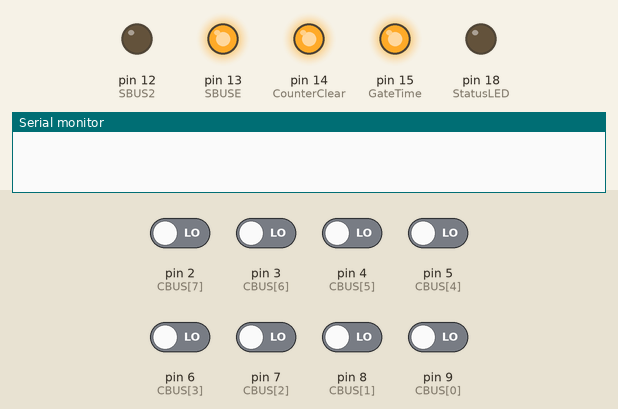
The sketch below on a simulated Arduino Uno, built with avr-gcc and run on an emulated ATmega328P. Shown: output pins drawn as LEDs (lit = HIGH), the last lines printed to the serial monitor. The test bench sets the inputs (shaded band); at power-on: pin 2 (CBUS[7]), pin 3 (CBUS[6]), pin 4 (CBUS[5]), pin 5 (CBUS[4]), pin 6 (CBUS[3]), pin 7 (CBUS[2]), pin 8 (CBUS[1]), pin 9 (CBUS[0]) LOW. Pins used as bus, display or sensor lines are not drawn.

Above: at 0.2 s.
At 10.2 s:
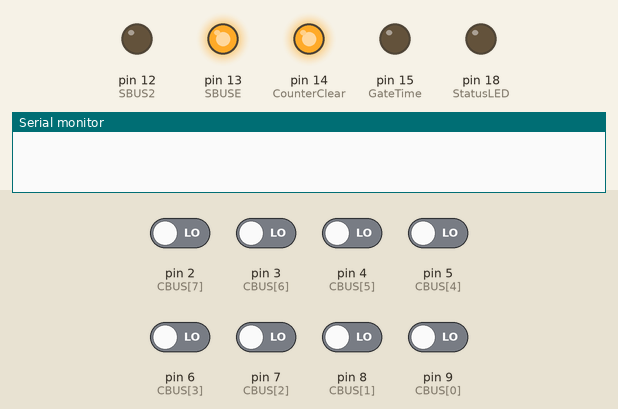
At 20.8 s:
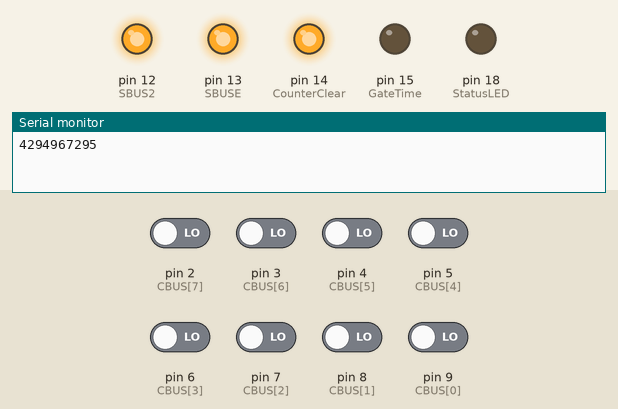
At 32.0 s:
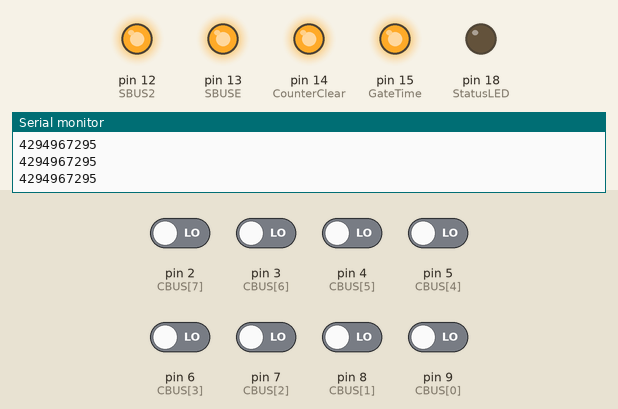
Timing chart, 0 to 33.5 s (numbered marks = the images above):
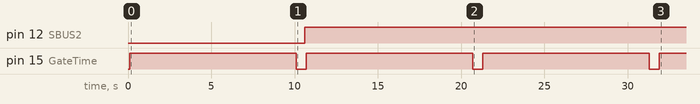

The sketch:

MSM501-Firmware.ino
```cpp
//MSM501-MainsReciprocalCounter Firmware version 1.0.8
//Build for hardware version 1.1.0

//Pin definitions
//Counter output connections starting at Y0.
const byte CBUS[8] = {9, 8, 7, 6, 5, 4, 3, 2};

const byte CounterClear = 14; //Pin connected to CCLR# on both counters.
const byte CounterRegClock = 16; //Pin connected to RCLK on both counters.
const byte GateTime = 15; //Pin used to open the main gate and pass the signal and reference to the counters

//The SBUS is used to select which counter, as well as what byte of said counter will be read.
//SBUS2 selects the counter to read. 0=SignalCounter; 1=ReferenceCounter
//SBUS0 and SBUS1 are used to select one of the four bytes stored in each counter.
//0=CounterA lower byte, 1=CounterA upper byte, 2=CounterB lower byte, 3=CounterB upper byte.
//Pulling SBUSE low puts the outputs of both counters in HiZ mode. Leaves the CBUS floating. Pull high to read.
const byte SBUS0 = 10;
const byte SBUS1 = 11;
const byte SBUS2 = 12;
const byte SBUSE = 13;

//Pin connected to the gateEnable signal out of the flipflop. Senses if main gate is open. Currently unused.
const byte ReadGateStatus = 17;

//LED to indicate whatever. Connected to the positive terminal of the status LED.
const byte StatusLED = 18;

//Pin connected to the conditioned input signal. Currently unused.
const byte ConditionedSignal = 19;

//Correction offset for 1MHz internal clock: +6.8e6 uHz
//This correction offset was measured for a particular device.
//If you dont want to measure your correction offset use zero.
//See the github for more info on correction:
//https://github.com/ndornseif/MSM501-Firmware
const unsigned long correctionOffset = 0; //in uHz

//The frequency of the reference clock in uHz.
const unsigned long long refClockFrequency = (1e6 * 1e6) + correctionOffset; //1 MHz * 1e6 uHz/Hz + correction factor

//Default time for a single measurment in ms.
const unsigned long defaultGateTime = 10000;

//Resets reference and signal counters.
void resetCounters(){
  digitalWrite(CounterClear,LOW);
  digitalWrite(CounterClear,HIGH);
}

//Latches the reference and signal counter states in their internal registers.
void latchCounters(){
  digitalWrite(CounterRegClock,HIGH);
  digitalWrite(CounterRegClock,LOW);
}

//Read in the value represented on the CBUS.
byte readCBUS(){
  byte returnvalue = 0;
  for(byte i = 0; i < 8; i++){
    bitWrite(returnvalue,i,digitalRead(CBUS[i]));
  }
  return returnvalue;
}

//Read counter in. counterIndex=0 -> Signal Counter; counterIndex=1 -> ReferenceCounter
unsigned long readCounter(bool counterIndex){
  unsigned long returnvalue = 0;
  //Set bit for SBUS enable high and byte counter to three (selecting upper byte of counter B).
  byte SBUSState = 0b1011;
  //Select the counter ro read from.
  bitWrite(SBUSState, 2, counterIndex);
  //Extract all four bytes of the counter one by one
  for(byte i = 0; i < 4;i++){
    setSBUS(SBUSState-i);
    returnvalue = returnvalue << 8;
    returnvalue += readCBUS();
  }
  return returnvalue;
}

//Sets the SBUS up for a read using the four least significant bits of index for SBUS0,SBUS1,SBUS2,SBUSE.
void setSBUS(byte index){
  digitalWrite(SBUS0, bitRead(index, 0));
  digitalWrite(SBUS1, bitRead(index, 1));
  digitalWrite(SBUS2, bitRead(index, 2));
  digitalWrite(SBUSE, bitRead(index, 3));
}

//Measures the mains frequency averaged over gateTime (in ms) returns value in uHz.
unsigned long performMeasurement(unsigned long gateTime){
  resetCounters();
  digitalWrite(GateTime,HIGH);
  delay(gateTime);
  digitalWrite(GateTime,LOW);
  delay(500);
  latchCounters();
  unsigned long signalCounterValue = readCounter(0);
  unsigned long referenceCounterValue = readCounter(1);
  //All frequency values are given in uHz.
  unsigned long measuredFrequency = (signalCounterValue * refClockFrequency) / referenceCounterValue;
  return measuredFrequency;
}
void setup() {
  Serial.begin(115200);

  for(byte i = 0; i < 8; i++){
      pinMode(CBUS[i], INPUT);
  }

  pinMode(ReadGateStatus,INPUT);
  pinMode(ConditionedSignal,INPUT);

  pinMode(StatusLED,OUTPUT);
  pinMode(CounterClear,OUTPUT);
  pinMode(CounterRegClock,OUTPUT);
  pinMode(GateTime,OUTPUT);

  pinMode(SBUS0,OUTPUT);
  pinMode(SBUS1,OUTPUT);
  pinMode(SBUS2,OUTPUT);
  pinMode(SBUSE,OUTPUT);

  digitalWrite(SBUSE,HIGH); //Disable CBUS.
  digitalWrite(CounterClear,HIGH); //Dont clear counter.
  digitalWrite(CounterRegClock,LOW); //Dont latch the counter state.
  digitalWrite(GateTime,LOW); //Leave main gate closed.
  digitalWrite(StatusLED,LOW); //Status LED off.

  resetCounters();
}

void loop() {
  delay(100);
  Serial.println(performMeasurement(defaultGateTime));
}
```

Measured:
- by itself, pin 12 (SBUS2): LOW → HIGH at 10.6 s
- by itself, pin 15 (GateTime): alternates HIGH for 10.0 s and LOW for 0.60 s
